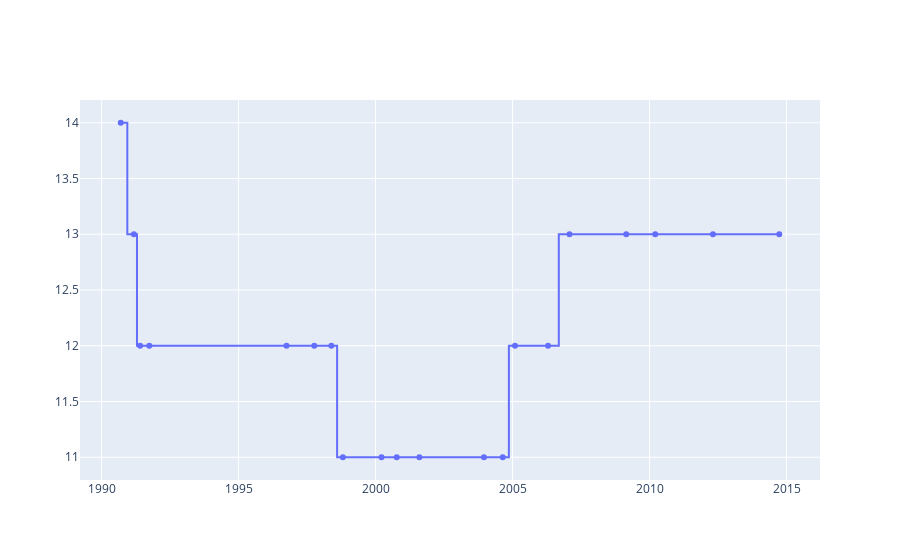

Notebook code cell kept with this figure:
### Markdown cell above
### b. Stock X-Y Plot

### Code cell
import pandas  as pd

df = pd.read_excel("xy_plot.xlsx")
# df = pd.read_excel("xy_plot.xlsx", sheet_name="name")
df.head()

import plotly.graph_objects as go
import numpy as np

x = df.Date
y = df.Rating
fig = go.Figure()
title = 'Main Source for News'

fig.add_trace(go.Scatter(x=x, y=y, name="India", line_shape='hvh'))



fig.update_traces(hoverinfo='text+name', mode='lines+markers')
fig.update_layout(legend=dict(y=0.5, traceorder='reversed', font_size=16,))

fig.show()



df

### Figure 1 — Plotly figure (JSON) as saved in the notebook; plotly's stock layout.template omitted (floating-point values rounded to 4 significant figures)
{"data": [{"hoverinfo": "text+name", "line": {"shape": "hvh"}, "mode": "lines+markers", "name": "India", "type": "scatter", "x": ["1990-09-13T00:00:00", "1991-03-07T00:00:00", "1991-05-29T00:00:00", "1991-09-29T00:00:00", "1996-10-01T00:00:00", "1997-10-06T00:00:00", "1998-05-22T00:00:00", "1998-10-22T00:00:00", "2000-03-20T00:00:00", "2000-10-10T00:00:00", "2001-08-07T00:00:00", "2003-12-16T00:00:00", "2004-08-23T00:00:00", "2005-02-02T00:00:00", "2006-04-19T00:00:00", "2007-01-30T00:00:00", "2009-02-24T00:00:00", "2010-03-18T00:00:00", "2012-04-25T00:00:00", "2014-09-26T00:00:00"], "y": [14, 13, 12, 12, 12, 12, 12, 11, 11, 11, 11, 11, 11, 12, 12, 13, 13, 13, 13, 13]}], "layout": {"legend": {"font": {"size": 16}, "traceorder": "reversed", "y": 0.5}}}
